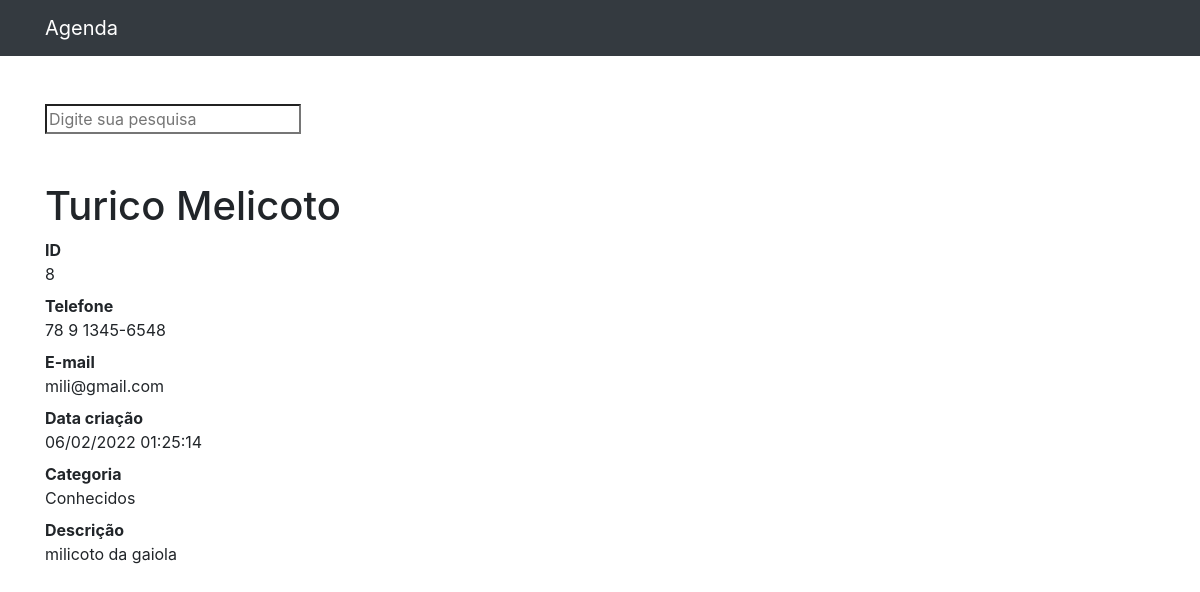
Page /8 on the committed database.
### contatos/models.py (models this page shows, shortened)
class Contato(models.Model):
    nome = models.CharField(max_length=255)
    sobrenome = models.CharField(max_length=255, blank=True)
    telefone = models.CharField(max_length=255)
    email = models.CharField(max_length=255, blank=True)
    data_criacao = models.DateTimeField(default=timezone.now)
    descricao = models.TextField(blank=True)
    categoria = models.ForeignKey(Categoria, on_delete=models.DO_NOTHING)
    mostrar = models.BooleanField(default=True)
    foto = models.ImageField(blank=True, upload_to='fotos/%Y/%m/d')

class Categoria(models.Model):
    nome = models.CharField(max_length=255)
    def __str__(self):
        return self.nome

### contatos/views.py (the view)
# urls.py: path('<int:contato_id>', views.ver_contato, name='ver_contato'),
def ver_contato(request, contato_id):
    contato = get_object_or_404(Contato, id=contato_id)
    if not contato.mostrar:
        raise Http404
    return render(request, 'contatos/ver_contato.html',{
        'contato': contato
    })

### contatos/templates/contatos/ver_contato.html (shortened to what this page needs)
{% extends 'base.html'%}
{% block 'conteudo'%}
<h1 class="mt-5">{{ contato.nome}} {{ contato.sobrenome}}</h1>
        <dl>
          <dt>ID</dt>
          <dd>{{ contato.id}}</dd>
          <dt>Telefone</dt>
          <dd>{{ contato.telefone}}</dd>
          <dt>E-mail</dt>
          <dd>{{ contato.email}}</dd>
          <dt>Data criação</dt>
          <dd>{{ contato.data_criacao|date:'d/m/Y H:i:s'}}</dd>
          <dt>Categoria</dt>
          <dd>{{ contato.categoria}}</dd>
          <dt>Descrição</dt>
          <dd>
            {{ contato.descricao}}
          </dd>
        </dl>
{%endblock%}

### rows in the picture
Contato: nome "Turico", sobrenome "Melicoto", id "8", telefone "78 9 1345-6548", email "mili@gmail.com", data_criacao "06/02/2022 01:25:14", categoria "Conhecidos", descricao "milicoto da gaiola"
